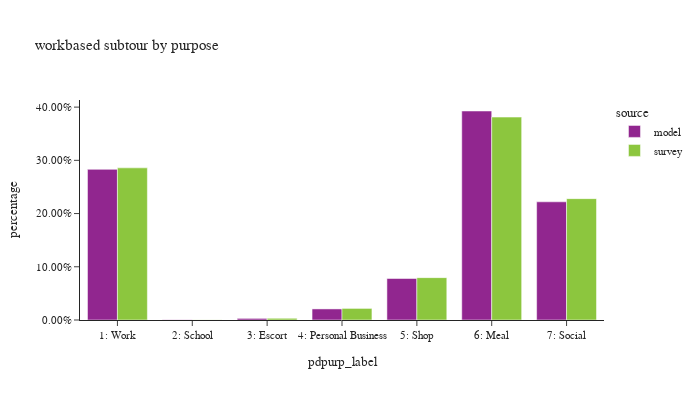

The cell this chart's notebook holds for it:
### Markdown cell above
## workbased subtour by purpose

### Code cell
df_plot = wk_base_subtour.groupby(['source','pdpurp_label']).agg(
    total=pd.NamedAgg(column="toexpfac", aggfunc="sum"),
    sample_size=pd.NamedAgg(column="toexpfac", aggfunc="size")).reset_index()
df_plot['percentage'] = df_plot.groupby(['source'], group_keys=False)['total']. \
    apply(lambda x: x / float(x.sum()))


fig = px.bar(df_plot.sort_values(by=['source']), x="pdpurp_label", y="percentage", color="source",
             barmode="group",hover_data=['total','sample_size'],title="workbased subtour by purpose")
fig.update_layout(height=400, width=700, font=dict(size=11),
                  yaxis=dict(tickformat=".2%"))
fig.show()

### Figure 1 — Plotly figure (JSON) as saved in the notebook; plotly's stock layout.template omitted (floating-point values rounded to 4 significant figures)
{"data": [{"alignmentgroup": "True", "customdata": [[61510.0, 61510.0], [84.0, 84.0], [656.0, 656.0], [4521.0, 4521.0], [16950.0, 16950.0], [85340.0, 85340.0], [48260.0, 48260.0]], "hovertemplate": "source=model<br>pdpurp_label=%{x}<br>percentage=%{y}<br>total=%{customdata[0]}<br>sample_size=%{customdata[1]}<extra></extra>", "legendgroup": "model", "marker": {"color": "#91268F", "pattern": {"shape": ""}}, "name": "model", "offsetgroup": "model", "orientation": "v", "showlegend": true, "textposition": "auto", "type": "bar", "x": ["1: Work", "2: School", "3: Escort", "4: Personal Business", "5: Shop", "6: Meal", "7: Social"], "xaxis": "x", "y": [0.2831, 0.0003865, 0.003019, 0.0208, 0.07798, 0.3927, 0.2221], "yaxis": "y"}, {"alignmentgroup": "True", "customdata": [[37680.0, 82.0], [28.9, 1.0], [425.4, 5.0], [2871.0, 11.0], [10490.0, 21.0], [50250.0, 117.0], [30060.0, 38.0]], "hovertemplate": "source=survey<br>pdpurp_label=%{x}<br>percentage=%{y}<br>total=%{customdata[0]}<br>sample_size=%{customdata[1]}<extra></extra>", "legendgroup": "survey", "marker": {"color": "#8CC63E", "pattern": {"shape": ""}}, "name": "survey", "offsetgroup": "survey", "orientation": "v", "showlegend": true, "textposition": "auto", "type": "bar", "x": ["1: Work", "2: School", "3: Escort", "4: Personal Business", "5: Shop", "6: Meal", "7: Social"], "xaxis": "x", "y": [0.2859, 0.0002192, 0.003228, 0.02178, 0.0796, 0.3813, 0.228], "yaxis": "y"}], "layout": {"barmode": "group", "font": {"size": 11}, "height": 400, "legend": {"title": {"text": "source"}, "tracegroupgap": 0}, "title": {"text": "workbased subtour by purpose"}, "width": 700, "xaxis": {"anchor": "y", "domain": [0.0, 1.0], "title": {"text": "pdpurp_label"}}, "yaxis": {"anchor": "x", "domain": [0.0, 1.0], "tickformat": ".2%", "title": {"text": "percentage"}}}}
